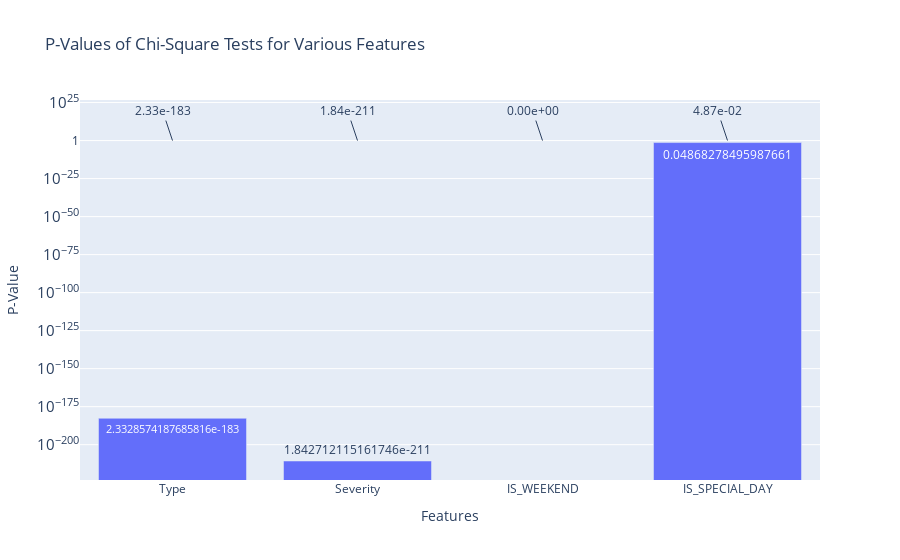

The notebook cell this image was saved under:
### Markdown cell above
Correlation between Flight Delays and Distance:
        Value: 0.013534983990501837
        Interpretation: The correlation coefficient between flight delays (DEP_DEL15) and flight distance (DISTANCE) is approximately 0.0135, which is very close to zero. This indicates a negligible linear relationship between these two variables. Therefore, flight distance does not significantly influence the likelihood of delays.

    Chi-Square Test for Flight Type:
        P-Value: 2.3328574187685816e-183
        Interpretation: The extremely low p-value indicates a significant association between flight type (e.g., commercial, private) and delays. This suggests that different types of flights have distinct delay patterns, making this feature important for predictive modeling.

    Chi-Square Test for Weather Severity:
        P-Value: 1.842712115161746e-211
        Interpretation: This p-value is also extremely low, indicating a strong association between weather severity and flight delays. Severe weather conditions are more likely to cause delays, making this a critical feature to consider.

    Chi-Square Test for Weekends:
        P-Value: 0.0
        Interpretation: The p-value of zero indicates a significant difference in delay patterns between weekends and weekdays. This underscores the importance of including a weekend indicator in the model, as weekend flights are subject to different delay dynamics.

    Chi-Square Test for Special Days:
        P-Value: 0.04868278495987661
        Interpretation: Although the p-value is higher compared to the other tests, it is still below the typical significance level of 0.05. This suggests that special days (such as New Year’s Day) have a statistically significant impact on flight delays, albeit less pronounced than other factors. For the January prediction, only New Year’s Day will be considered a special day.

### Code cell
# Chi-Square Results Visualization with Bar Chart
categories = ['Type', 'Severity', 'IS_WEEKEND', 'IS_SPECIAL_DAY']
p_values = [p_type, p_severity, p_weekend, p_special_day]

fig = go.Figure([go.Bar(x=categories, y=p_values, text=p_values, textposition='auto')])

fig.update_layout(
    title='P-Values of Chi-Square Tests for Various Features',
    xaxis_title='Features',
    yaxis_title='P-Value',
    yaxis_type='log',  # Using logarithmic scale because p-values are very small
    yaxis=dict(autorange=True),
    annotations=[
        dict(x=xi, y=yi, text=f"{yi:.2e}", showarrow=True) for xi, yi in zip(categories, p_values)
    ]
)

fig.show()

### Figure 1 — Plotly figure (JSON) as saved in the notebook; plotly's stock layout.template omitted (floating-point values rounded to 4 significant figures)
{"data": [{"text": ["2.3328574187685816e-183", "1.842712115161746e-211", "0.0", "0.04868278495987661"], "textposition": "auto", "type": "bar", "x": ["Type", "Severity", "IS_WEEKEND", "IS_SPECIAL_DAY"], "y": [2.333e-183, 1.843e-211, 0, 0.04868]}], "layout": {"annotations": [{"showarrow": true, "text": "2.33e-183", "x": "Type", "y": 2.333e-183}, {"showarrow": true, "text": "1.84e-211", "x": "Severity", "y": 1.843e-211}, {"showarrow": true, "text": "0.00e+00", "x": "IS_WEEKEND", "y": 0}, {"showarrow": true, "text": "4.87e-02", "x": "IS_SPECIAL_DAY", "y": 0.04868}], "title": {"text": "P-Values of Chi-Square Tests for Various Features"}, "xaxis": {"title": {"text": "Features"}}, "yaxis": {"autorange": true, "title": {"text": "P-Value"}, "type": "log"}}}
